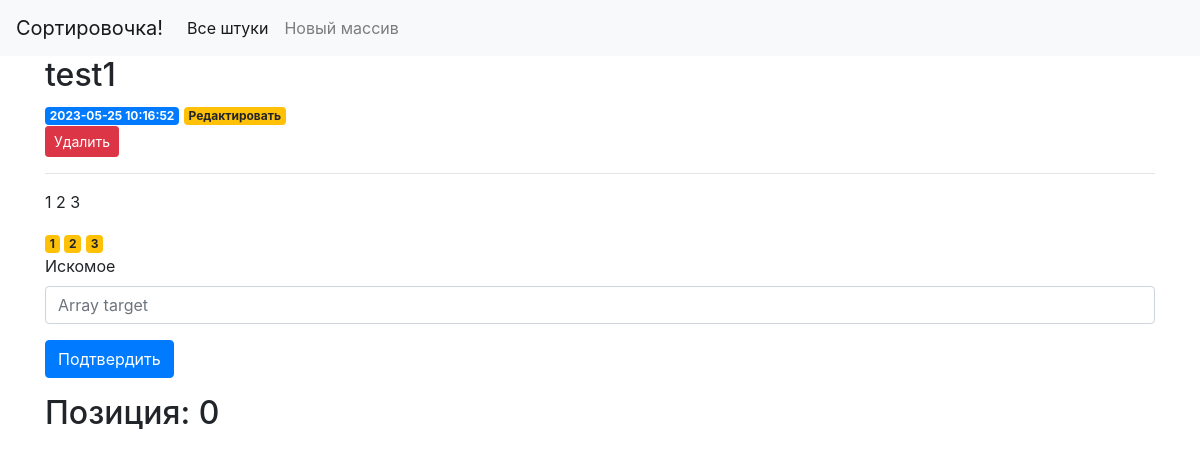
Before: /310 with the older database file.
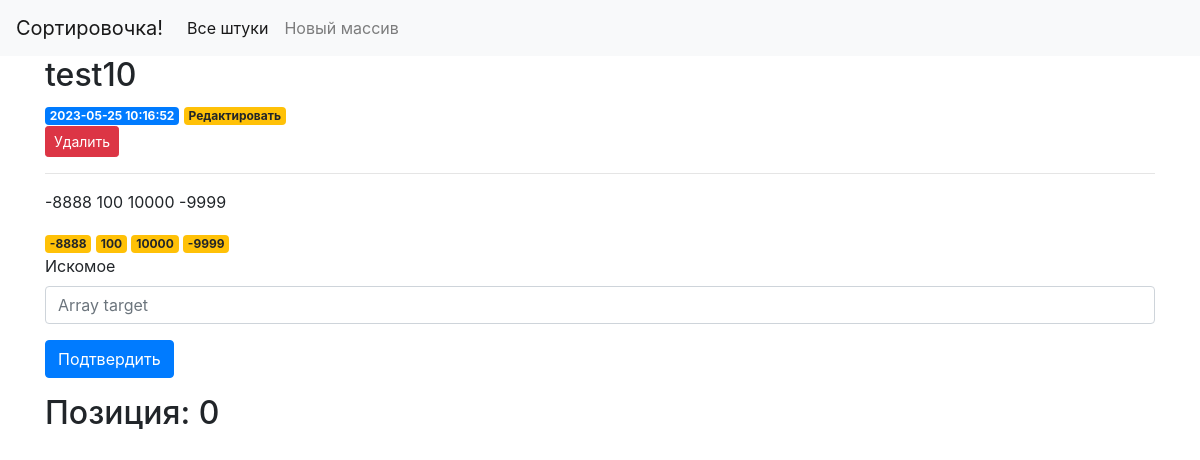
After: the same page with the newer database file.
### tables this page shows
CREATE TABLE arrays (
    id INTEGER PRIMARY KEY AUTOINCREMENT,
    created TIMESTAMP NOT NULL DEFAULT CURRENT_TIMESTAMP,
    title TEXT NOT NULL,
    content TEXT NOT NULL
);

### search/api/app.py (the view)
@app.route('/<int:array_id>', methods=('GET', 'POST'))
def array(array_id):
    array = get_array(array_id)
    target_pos = 0
    try:
        if request.method == 'POST':
            target = int(request.form['target'])
            nums=[int(item) for item in array['content'].split()]
            sol = Solution()
            target_pos = sol.search(nums, target)
    except Exception as error:
        flash(repr(error))
        print('An exception occurred: {}'.format(error.with_traceback))
        abort(500)
        raise
    return render_template('array.html', array=array, target_pos = target_pos)

### search/api/app.py (called while the page is built)
def get_db_connection():
    conn = sqlite3.connect('database.db')
    conn.row_factory = sqlite3.Row
    return conn

def get_array(array_id):
    conn = get_db_connection()
    array = conn.execute('SELECT * FROM arrays WHERE id = ?',
                        (array_id,)).fetchone()
    conn.close()
    return array

### search/api/templates/array.html
{% extends 'base.html' %}
{% block content %}
    <h2>{% block title %} {{ array['title'] }} {% endblock %}</h2>
    <span class="badge badge-primary">{{ array['created'] }}</span>
    <a href="{{ url_for('edit', id=array['id']) }}">
        <span class="badge badge-warning">Редактировать</span>
    </a>
    <form action="{{ url_for('delete', id=array['id']) }}" method="POST">
        <input type="submit" value="Удалить"
                class="btn btn-danger btn-sm"
                onclick="return confirm('Ты действительно хочешь удалить этот великолепный массив?')">
    </form>
    <hr>
    <form method="post">
        <p>{{ array['content'] }}</p>
        {% for num in array['content'].split() %}
            {% if num != request.form['target'] %}
                <a><span class="badge badge-warning">{{num}}</span></a>
            {% else %}
                <a><span class="badge btn-danger">{{num}}</span></a>
            {% endif %}
        {% endfor %}
        <div class="form-group">
            <label for="target">Искомое</label>
            <input type="text" name="target"
                placeholder="Array target" class="form-control"
                value="{{ request.form['target'] }}"></input>
        </div>
        <div class="form-group">
            <button type="submit" class="btn btn-primary">Подтвердить</button>
        </div>
        <h2>{% block result %} Позиция: {{ target_pos }} {% endblock %}</h2>
    </form>
{% endblock %}

### search/api/templates/base.html (shortened to what this page needs)
<!doctype html>
<html lang="en">
<head>
    <link rel="stylesheet" href="https://stackpath.bootstrapcdn.com/bootstrap/4.3.1/css/bootstrap.min.css"
>
</head>
<body>
    <nav class="navbar navbar-expand-md navbar-light bg-light">
        <a class="navbar-brand" href="{{ url_for('index')}}">Сортировочка!</a>
        <div class="collapse navbar-collapse" id="navbarNav">
            <ul class="navbar-nav">
                <li class="nav-item active">
                    <a class="nav-link" href="#">Все штуки</a>
                </li>
                <li class="nav-item">
                    <a class="nav-link" href="{{url_for('create')}}">Новый массив</a>
                </li>
            </ul>
        </div>
    </nav>
    <div class="container">
        {% block content %} {% endblock %}
    </div>
</body>
</html>

Changed rows visible on the page:
changed arrays: title "test1" → "test10"; content "1 2 3" → "-8888 100 10000 -9999"
Other visible differences:
new list line: "-8888"
new list line: "100"
new list line: "10000"
new list line: "-9999"
list line gone: "1"
list line gone: "2"
list line gone: "3"
